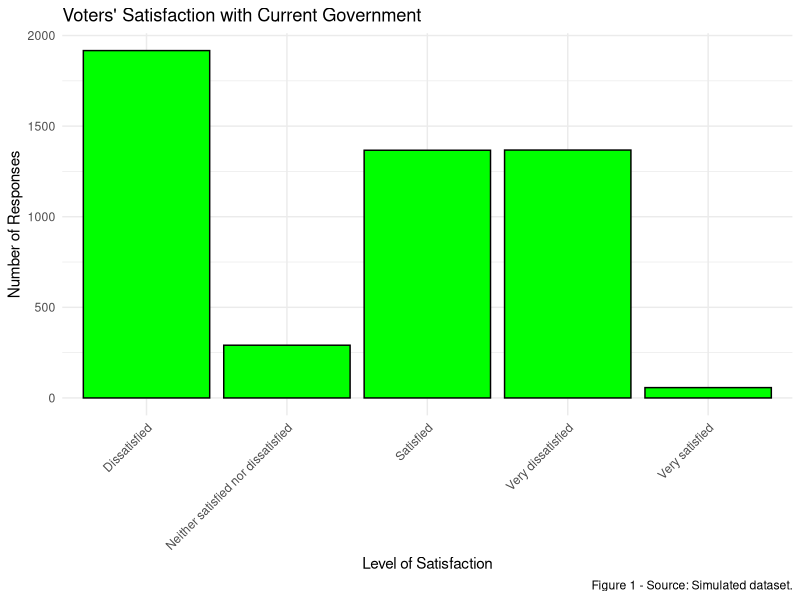
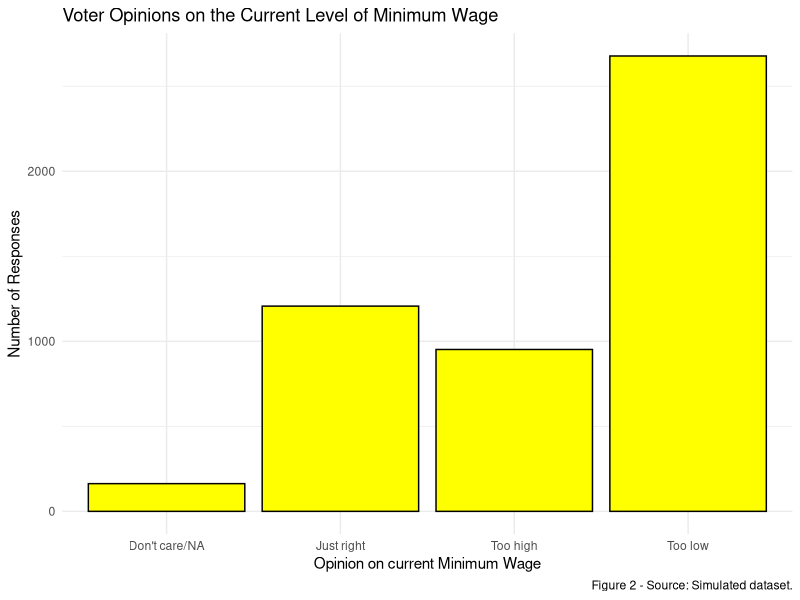
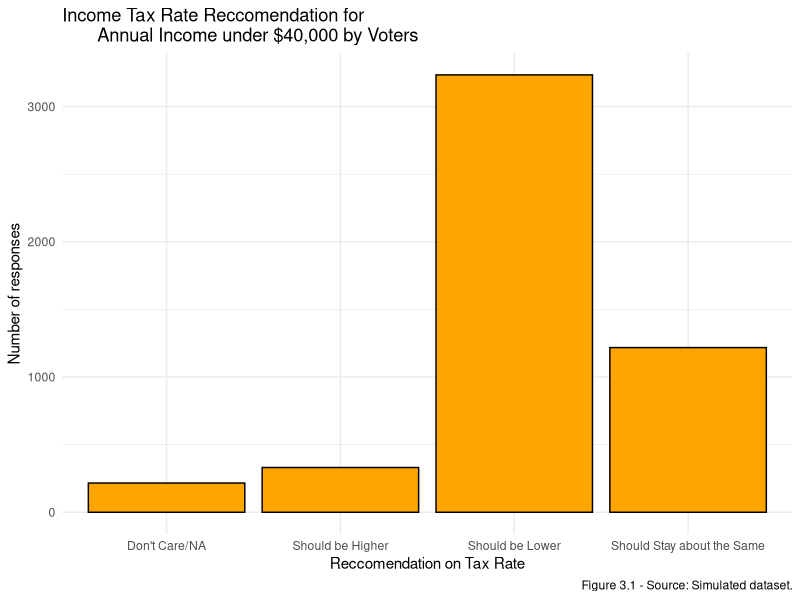
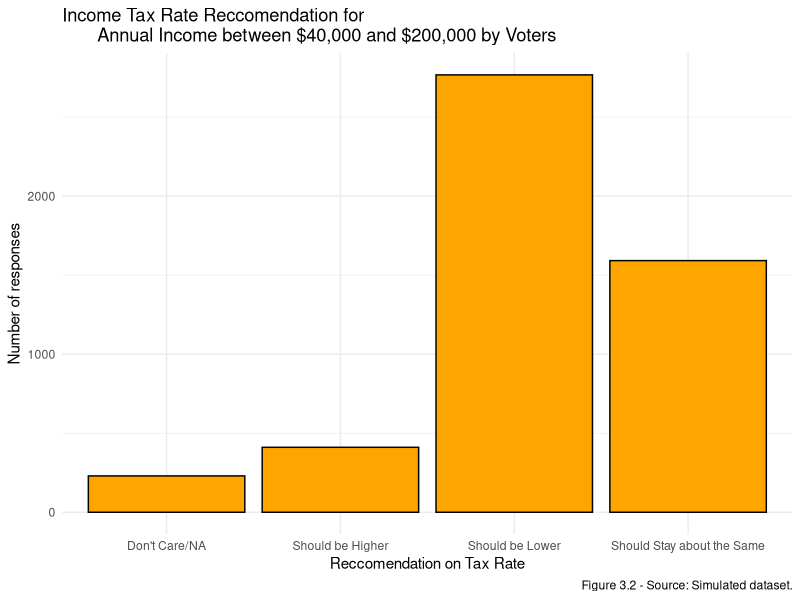
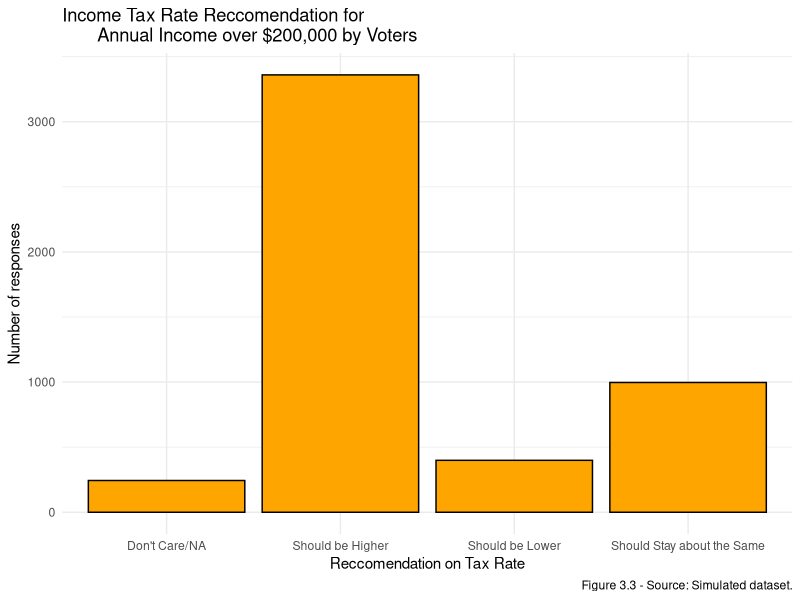
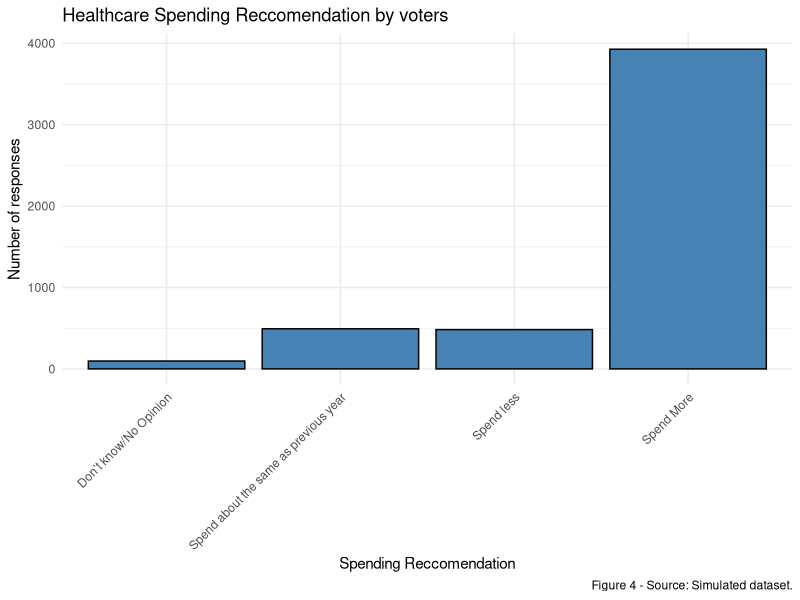
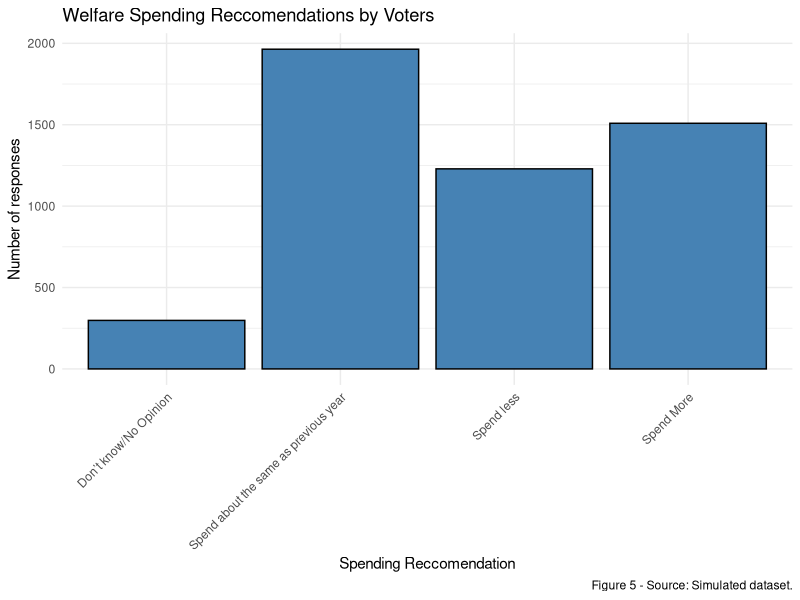
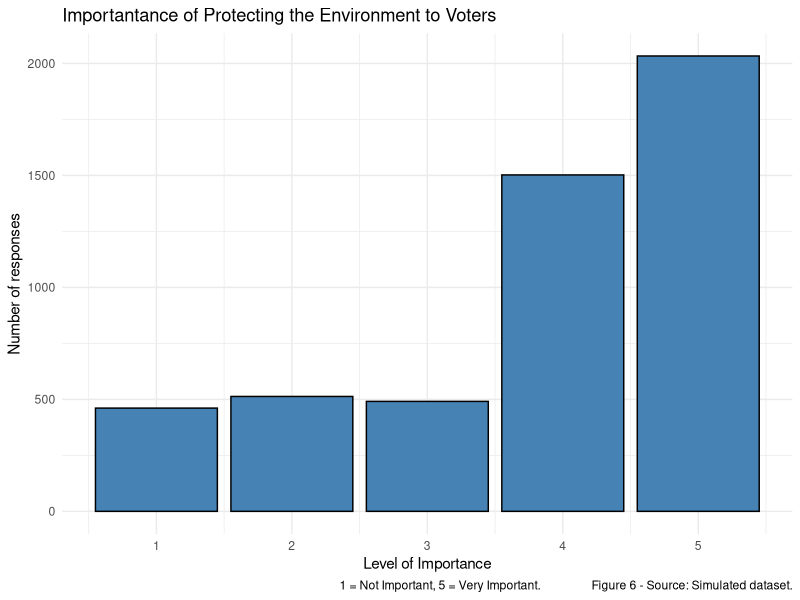

Write R code to recreate these figures, in order. (Note: this script raises an error after producing the figures.)
## ---- chunk 1
knitr::opts_chunk$set(echo = TRUE)
library(tidyverse)
## ---- chunk 2
set.seed(314)
pop <- 11796032
survey_size <- 1000000
my_data2 <- tibble(
# Simulation for question "What is your age".
  Age = sample(x = 
                 c("18 to 24", "25 to 34", "35 to 44", 
                 "45 to 54", "55 to 64", "65 to 74",
                   "75+", "Prefer not to say")
               ,size = survey_size,replace = TRUE,
               prob = c(0.11, 0.152, 0.15, 0.18, 0.165,
                           0.11, 0.112, 0.02)),
# Simulation for question "How likely are you to vote in the upcoming election?".
  Likelyhood_Vote =sample(x = c("Very likely", "Likely",
                     "Unlikely", "Very Unlikely",
                     "Don't Know/Prefer Not to answer"),
               size = survey_size, replace = TRUE,
               prob = c(0.375, 0.375, 0.115, 0.115, 0.02)),

# Simulation for question "How satisfied are you with the current operation of the Ontario government?".
  Current_Gov =sample(x = c("Very satisfied", "Satisfied",
                     "Neither satisfied nor dissatisfied", 
                     "Dissatisfied", "Very dissatisfied"),
               size = survey_size, replace = TRUE,
               prob = c(0.01, 0.25, 0.05, 0.35, 0.25)),

# Simulation for question "What is your opinion on the Minimum Wage rate in the Province?".
  Min_Wage =sample(x = c("Too high", "Just right",
                     "Too low", "Don't care/NA"),
               size = survey_size, replace = TRUE,
               prob = c(0.20, 0.23, 0.54, 0.03)),

# Simulation for question "In your opinion, taxes for those with an income".
# Income less than $40,000.
  Taxes_low =sample(x = c("Should be Higher","Should Stay about the Same",
                     "Should be Lower", "Don't Care/NA"),
                     size = survey_size, replace = TRUE, 
                     prob = c(0.07, 0.24, 0.65, 0.04)),
# Income between $40,000 and $200,000.
  Taxes_mid =sample(x = c("Should be Higher", "Should Stay about the Same",
                     "Should be Lower", "Don't Care/NA"),
                     size = survey_size, replace = TRUE,
                     prob = c(0.08, 0.32, 0.55, 0.05)),
#Income greater than $200,000.
  Taxes_high = sample(x = c("Should be Higher", "Should Stay about the Same",
                     "Should be Lower", "Don't Care/NA"),
                     size = survey_size, replace = TRUE,
                     prob = c(0.67, 0.2, 0.08, 0.05)),

# Simulation for question "On a scale from 1 to 5, how important do you think the preservation of Ontario's environment is?".
  Environment =sample(x = c(1:5),
               size = survey_size, replace = TRUE,
               prob = c(0.1, 0.1, 0.1, 0.3, 0.4)),

# Simulation for question "How much money would you like to see go toward benefiting those on welfare?".
  Welfare =sample(x = c("Spend More", "Spend less",
                           "Spend about the same as previous year",
                            "Don’t know/No Opinion"),
               size = survey_size, replace = TRUE,
               prob = c(0.3, 0.25, 0.4, 0.05)),

#Simulation for question "How much money should be spent on Healthcare facilities in Ontario?".
  Healthcare =sample(x = c("Spend More", "Spend less",
                           "Spend about the same as previous year",
                            "Don’t know/No Opinion"),
                     size = survey_size, replace = TRUE,
                     prob = c(0.78, 0.10, 0.10, 0.02)),

# Simulation for question "What do you think about the current price of hydroelectricity in Ontario?". 
 Hydro =sample(x = c("Too expensive", "Too cheap",
                           "Fairly priced", "No Opinion"),
                     size = survey_size, replace = TRUE,
                     prob = c(0.75, 0.08, 0.15, 0.02)),

# Simulation for question "Through what avenue do you most judge a political candidate?". 
  Gather_info =sample(x = c("Candidate address and speeches", "Online news sources",
                        "TV", "Newspaper articles", "Social Media", "Other"),
                     size = survey_size, replace = TRUE,
                     prob = c(0.1, 0.25, 0.36, 0.5, 0.37, 0.03)),
)
## ---- chunk 3
set.seed(314)
my_data <- sample_n(my_data2, 5000)
head(my_data)
## ---- chunk 4
# Bar Graph for question "How satisfied are you with the current operation of the Ontario government?"
my_data %>%
  ggplot(aes(x = Current_Gov)) + 
  geom_bar(color = 'black', fill = 'Green') + 
  labs(title = "Voters' Satisfaction with Current Government", 
       x = "Level of Satisfaction", 
       y = "Number of Responses",
       caption = "Figure 1 - Source: Simulated dataset.") + 
  theme_minimal() + 
  theme(axis.text.x=element_text(angle=45,hjust=1))
## ---- chunk 5
#Bar graph for question "What is your opinion on the Minimum Wage rate in the Province"
my_data %>%
  ggplot(aes(x = Min_Wage)) + 
  geom_bar(color = 'black',fill = "yellow") + labs(title="Voter Opinions on the Current Level of Minimum Wage",
       x = "Opinion on current Minimum Wage",
       y = "Number of Responses",
       caption = "Figure 2 - Source: Simulated dataset.") +
  theme_minimal()
## ---- chunk 6
# Bar plot for question "In your opinion, taxes for those with an income:Less than $40,000"
my_data %>%
  ggplot(aes(x = Taxes_low)) + 
  geom_bar(color = 'black',fill = "orange") + 
  labs(title="Income Tax Rate Reccomendation for 
       Annual Income under $40,000 by Voters",
       x = "Reccomendation on Tax Rate",
       y = "Number of responses",
       caption = "Figure 3.1 - Source: Simulated dataset.") +
  theme_minimal()
## ---- chunk 7
#Bar plot for question "In your opinion, taxes for those with an income:Between $40,000 and $200,000"
my_data %>%
  ggplot(aes(x =Taxes_mid )) + 
  geom_bar(color = 'black',fill = "orange") +
  labs(title="Income Tax Rate Reccomendation for 
       Annual Income between $40,000 and $200,000 by Voters",
       x = "Reccomendation on Tax Rate",
       y = "Number of responses",
       caption = "Figure 3.2 - Source: Simulated dataset.") +
  theme_minimal()
## ---- chunk 8
# Bar plot for question"In your opinion, taxes for those with an income:Greater than $200,000"
my_data %>%
  ggplot(aes(x = Taxes_high )) + 
  geom_bar(color = 'black',fill = "orange") + 
  labs(title="Income Tax Rate Reccomendation for 
       Annual Income over $200,000 by Voters",
        x = "Reccomendation on Tax Rate",
        y = "Number of responses",
        caption = "Figure 3.3 - Source: Simulated dataset.") +
  theme_minimal()
## ---- chunk 9
#Bar plot for question "How much money should be spent on Healthcare in Ontario?"
my_data %>%
  ggplot(aes(x = Healthcare)) + 
  geom_bar(color = 'black',fill = "steelblue") +
  labs(title="Healthcare Spending Reccomendation by voters",
         x = "Spending Reccomendation", 
         y = "Number of responses",
         caption = "Figure 4 - Source: Simulated dataset.") + 
  theme_minimal() + 
  theme(axis.text.x=element_text(angle=45,hjust=1))
## ---- chunk 10
# Bar plot for question "How much money would you like to see go toward benefiting those on welfare"
my_data %>%
  ggplot(aes(x = Welfare)) + 
  geom_bar(color = 'black',fill = "steelblue") + 
  labs(title="Welfare Spending Reccomendations by Voters",
       x = "Spending Reccomendation",
       y = "Number of responses",
       caption = "Figure 5 - Source: Simulated dataset.") +
  theme_minimal() + 
  theme(axis.text.x=element_text(angle=45,hjust=1))
## ---- chunk 11
# Bar plot for question "On a scale from 1 to 5, how important do you think the preservation of Ontario's environment is?"
my_data %>%
  ggplot(aes(x = Environment)) + 
  geom_bar(color = 'black',fill = "steelblue") + 
  labs(title="Importantance of Protecting the Environment to Voters",
       x = "Level of Importance",
       y = "Number of responses",
       caption = "1 = Not Important, 5 = Very Important.                 Figure 6 - Source: Simulated dataset.") +
  theme_minimal()
## ---- chunk 12
# Bar plot for the question "What do you think about the current cost of hydroelectricity?"
my_data %>%
  ggplot(aes(x = Hydro)) + 
  geom_bar(color = 'black',fill = "firebrick1") + 
  labs(title="Opinions on current Hydroelectricity Prices in Ontario",
       x = "Opinion",
       y = "Number of responses",
       caption = "Figure 7 - Source: Simulated dataset.") +
  theme_minimal()
## ---- chunk 13
#Bar plot for the question "Through what avenue do you most judge a political candidate?"
my_data %>%
  ggplot(aes(x = Gather_info)) + 
  geom_bar(color = 'black',fill = "deepskyblue") + 
  labs(title="Oulets that voters use most to judge a candidate",
       x = "Media Outlets",
       y = "Number of responses",
       caption = "Figure 8 - Source: Simulated dataset.") + 
  theme_minimal() + 
  theme(axis.text.x=element_text(angle=45,hjust=1))
## ---- chunk 14
knitr::include_graphics('Question 1.png')
knitr::include_graphics('Question 2.png')
knitr::include_graphics('Question 3.png')
knitr::include_graphics('Question 4.png')
knitr::include_graphics('Question 5.png')
knitr::include_graphics('Question 6.png')
knitr::include_graphics('Question 7.png')
knitr::include_graphics('Question 8 (1).png')
knitr::include_graphics('Question 9.png')
knitr::include_graphics('Question 10.png')
